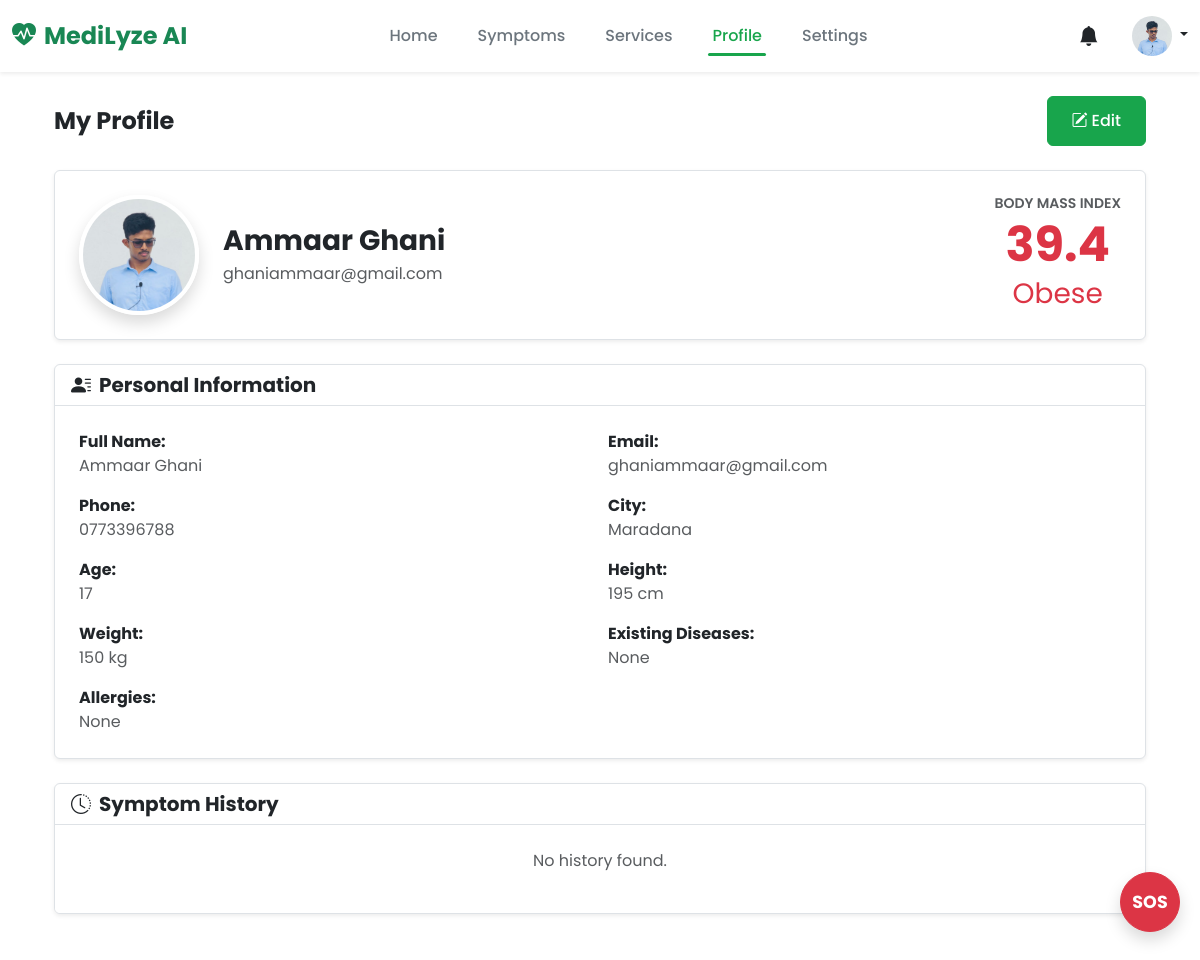
Screenshot of /profile.php (signed in) with the database file from the repository.
### tables this page shows
CREATE TABLE `users` (
  `id` int(11) NOT NULL,
  `full_name` varchar(255) NOT NULL,
  `email` varchar(255) NOT NULL,
  `phone_number` varchar(20) NOT NULL,
  `city` varchar(100) NOT NULL,
  `password` varchar(255) NOT NULL,
  `profile_picture_path` varchar(255) DEFAULT 'assets/images/default_avatar.jpg',
  `age` int(11) DEFAULT NULL,
  `height_cm` int(11) DEFAULT NULL,
  `weight_kg` int(11) DEFAULT NULL,
  `existing_diseases` text DEFAULT NULL,
  `allergies` text DEFAULT NULL,
  `created_at` timestamp NOT NULL DEFAULT current_timestamp()
);

### profile.php (the view, shortened to what this page needs)
<?php
include 'includes/header.php';
$user_id = $_SESSION['id'];
$sql = "SELECT full_name, email, phone_number, city, profile_picture_path, age, height_cm, weight_kg, existing_diseases, allergies FROM users WHERE id = ?";
$user_data = [];
if ($stmt = mysqli_prepare($link, $sql)) {
    mysqli_stmt_bind_param($stmt, "i", $user_id);
    if (mysqli_stmt_execute($stmt)) {
        $user_data = mysqli_fetch_assoc(mysqli_stmt_get_result($stmt));
    }
}
function calculateBMI($weight_kg, $height_cm) {
    $bmi = $weight_kg / (($height_cm / 100) ** 2);
    $bmi_f = number_format($bmi, 1);
    return ['bmi' => $bmi_f, 'status' => 'Obese', 'class' => 'text-danger'];
}
$bmi_info = calculateBMI($user_data['weight_kg'] ?? null, $user_data['height_cm'] ?? null);
?>
<div class="container-fluid">
    <div class="d-flex justify-content-between align-items-center mb-4">
        <h2 class="h4 fw-bold mb-0">My Profile</h2>
        <div>
            <button id="edit-profile-button" class="btn btn-success"><i class="bi bi-pencil-square me-1"></i>Edit</button>
        </div>
    </div>
    <div class="card shadow-sm mb-4">
        <div class="card-body p-4">
            <div class="row align-items-center">
                <div id="profile-picture-container" class="col-md-auto text-center mb-3 mb-md-0 profile-picture-container">
                    <img id="profile-picture-img" src="<?= htmlspecialchars($user_data['profile_picture_path']) ?>" alt="Profile" class="rounded-circle" width="120" height="120" style="object-fit: cover;">
                </div>
                <div class="col-md">
                    <h3 class="fw-bold mb-1"><?= htmlspecialchars($user_data['full_name']) ?></h3>
                    <p class="text-muted mb-0"><?= htmlspecialchars($user_data['email']) ?></p>
                </div>
                <div class="col-md-auto text-center mt-3 mt-md-0 border-md-start ps-md-4">
                    <h6 class="text-muted small mb-1">BODY MASS INDEX</h6>
                    <div class="<?= $bmi_info['class'] ?>">
                        <p class="display-5 fw-bold mb-0"><?= $bmi_info['bmi'] ?></p>
                        <p class="fs-3 mb-0"><?= $bmi_info['status'] ?></p>
                    </div>
                </div>
            </div>
        </div>
    </div>
    <div class="card shadow-sm mb-4">
        <div class="card-header"><h5 class="mb-0 fw-bold"><i class="bi bi-person-lines-fill me-2"></i>Personal Information</h5></div>
        <div class="card-body p-4">
            <div id="profile-view-mode">
                <div class="row g-3">
                    <div class="col-md-6"><strong>Full Name:</strong><p class="text-muted mb-0"><?= htmlspecialchars($user_data['full_name'] ?? 'N/A') ?></p></div>
                    <div class="col-md-6"><strong>Email:</strong><p class="text-muted mb-0"><?= htmlspecialchars($user_data['email'] ?? 'N/A') ?></p></div>
                    <div class="col-md-6"><strong>Phone:</strong><p class="text-muted mb-0"><?= htmlspecialchars($user_data['phone_number'] ?? 'N/A') ?></p></div>
                    <div class="col-md-6"><strong>City:</strong><p class="text-muted mb-0"><?= htmlspecialchars($user_data['city'] ?? 'N/A') ?></p></div>
                    <div class="col-md-6"><strong>Age:</strong><p class="text-muted mb-0"><?= htmlspecialchars($user_data['age'] ?? 'N/A') ?></p></div>
                    <div class="col-md-6"><strong>Height:</strong><p class="text-muted mb-0"><?= htmlspecialchars($user_data['height_cm'] ? $user_data['height_cm'] . ' cm' : 'N/A') ?></p></div>
                    <div class="col-md-6"><strong>Weight:</strong><p class="text-muted mb-0"><?= htmlspecialchars($user_data['weight_kg'] ? $user_data['weight_kg'] . ' kg' : 'N/A') ?></p></div>
                    <div class="col-md-6"><strong>Existing Diseases:</strong><p class="text-muted mb-0"><?= htmlspecialchars($user_data['existing_diseases'] ?: 'None') ?></p></div>
                    <div class="col-12"><strong>Allergies:</strong><p class="text-muted mb-0"><?= htmlspecialchars($user_data['allergies'] ?: 'None') ?></p></div>
                </div>
            </div>
        </div>
    </div>
    <div class="card shadow-sm">
        <div class="card-header"><h5 class="mb-0 fw-bold"><i class="bi bi-clock-history me-2"></i>Symptom History</h5></div>
        <div class="list-group list-group-flush">
            <div class="list-group-item"><p class="text-muted text-center p-3">No history found.</p></div>
        </div>
    </div>
</div>
<?php include 'includes/footer.php'; ?>

### includes/header.php (shortened to what this page needs)
<?php
$current_page = basename($_SERVER['PHP_SELF']);
$nav_items = [
    'index.php' => ['icon' => 'bi-house-fill', 'text' => 'Home'],
    'symptoms.php' => ['icon' => 'bi-clipboard2-pulse-fill', 'text' => 'Symptoms'],
    'services.php' => ['icon' => 'bi-hospital-fill', 'text' => 'Services'],
    'profile.php' => ['icon' => 'bi-person-fill', 'text' => 'Profile'],
    'settings.php' => ['icon' => 'bi-gear-fill', 'text' => 'Settings'],
];
?>
<!DOCTYPE html>
<html lang="en">
<head>
    <link href="https://cdn.jsdelivr.net/npm/bootstrap@5.3.3/dist/css/bootstrap.min.css" rel="stylesheet">
    <link rel="stylesheet" href="https://cdn.jsdelivr.net/npm/bootstrap-icons@1.11.3/font/bootstrap-icons.min.css">
    <link rel="stylesheet" href="assets/css/style.css">
</head>
<body data-bs-theme="<?= htmlspecialchars($_SESSION['theme'] ?? 'light') ?>">
    <?php if(isset($_SESSION["loggedin"]) && $_SESSION["loggedin"] === true): ?>
    <header class="navbar navbar-expand-lg fixed-top">
        <div class="container-fluid">
            <a class="navbar-brand fw-bold text-success" href="index.php">
                <i class="bi bi-heart-pulse-fill me-2"></i>MediLyze AI
            </a>
            <div class="collapse navbar-collapse d-none d-lg-flex justify-content-center">
                <ul class="navbar-nav">
                    <?php foreach ($nav_items as $url => $item): ?>
                        <li class="nav-item">
                            <a class="nav-link px-3 mx-1 <?= ($current_page == $url) ? 'active' : '' ?>" href="<?= $url ?>"><?= $item['text'] ?></a>
                        </li>
                    <?php endforeach; ?>
                </ul>
            </div>
            <div class="d-flex align-items-center">
                <div class="dropdown">
                    <button class="btn rounded-circle position-relative" type="button" data-bs-toggle="dropdown">
                        <i class="bi bi-bell-fill fs-5"></i>
                    </button>
                </div>
                <div class="dropdown">
                    <a href="#" class="d-block link-dark text-decoration-none dropdown-toggle ms-2" data-bs-toggle="dropdown">
                        <img src="<?= htmlspecialchars($_SESSION['user_picture'] ?? 'assets/images/default_avatar.png') ?>" alt="User" width="40" height="40" class="rounded-circle" style="object-fit:cover;">
                    </a>
                </div>
            </div>
        </div>
    </header>
    <?php endif; ?>
    <main class="container py-5 mt-5">

### includes/footer.php (shortened to what this page needs)
    </main>
    <?php if(isset($_SESSION["loggedin"]) && $_SESSION["loggedin"] === true): ?>
    <a href="tel:1990" class="btn btn-danger btn-lg rounded-circle position-fixed shadow d-flex align-items-center justify-content-center" id="sos-button">
        <strong class="small">SOS</strong>
    </a>
    <?php endif; ?>
</body>
</html>

### assets/css/style.css (style rules this page uses)
:root { --primary-color: #18A54C; --primary-color-dark: #14863D; --primary-color-light: #20c997; --secondary-color: #6c757d; --bs-body-bg: #f7f9fc; --card-bg-light: #ffffff; --text-color-light: #212529; --text-muted-light: #6c757d; --border-color-light: #dee2e6; --font-family-sans-serif: 'Poppins', sans-serif; --bs-border-radius: 0.5rem; --bs-border-radius-lg: 0.75rem; --bs-box-shadow: 0 0.5rem 1rem rgba(0, 0, 0, 0.05); --bs-box-shadow-sm: 0 0.125rem 0.25rem rgba(0, 0, 0, 0.04); }
body { background-color: var(--bs-body-bg); font-family: var(--font-family-sans-serif); padding-bottom: 80px; }
@media (min-width: 992px) { body { padding-bottom: 0; } }
a { color: var(--primary-color); text-decoration: none; transition: color 0.2s ease-in-out; }
h1, h2, h3, h4, h5, h6 { font-weight: 600; }
.card { border: 1px solid var(--border-color-light); background-color: var(--card-bg-light); box-shadow: var(--bs-box-shadow); transition: transform 0.2s ease-in-out, box-shadow 0.2s ease-in-out; }
.card-header { background-color: transparent; border-bottom: 1px solid var(--border-color-light); font-weight: 600; }
.btn { font-weight: 500; padding: 0.75rem 1.5rem; border-radius: var(--bs-border-radius); transition: all 0.2s ease-in-out; }
.btn-success { background-color: var(--primary-color); border-color: var(--primary-color); }
.navbar { background-color: var(--card-bg-light); box-shadow: var(--bs-box-shadow-sm); }
.navbar-brand { font-size: 1.5rem; }
.navbar-nav .nav-link { font-weight: 500; color: var(--text-muted-light); position: relative; padding-bottom: 0.5rem; }
.navbar-nav .nav-link.active, .navbar-nav .nav-link:hover { color: var(--primary-color); }
.navbar-nav .nav-link.active::after { content: ''; position: absolute; bottom: 0; left: 0.75rem; right: 0.75rem; height: 3px; background-color: var(--primary-color); border-radius: 3px; }
#sos-button { width: 60px; height: 60px; bottom: 100px; right: 20px; background-color: #dc3545; box-shadow: 0 4px 12px rgba(220, 53, 69, 0.4); }
@media (min-width: 992px) { #sos-button { bottom: 30px; } }
.profile-picture-container { position: relative; cursor: pointer; }
.profile-picture-container img { border: 4px solid var(--card-bg-light); box-shadow: var(--bs-box-shadow); }

### rows the page displays
users: profile_picture_path (picture), full_name "Ammaar Ghani", email "ghaniammaar@gmail.com", weight_kg+height_cm "39.4", weight_kg+height_cm "Obese", phone_number "0773396788", city "Maradana", age "17", height_cm "195 cm", weight_kg "150 kg", existing_diseases "None", allergies "None"

### other values shown
$item['text'] "Home"
$item['text'] "Symptoms"
$item['text'] "Services"
$item['text'] "Profile"
$item['text'] "Settings"
